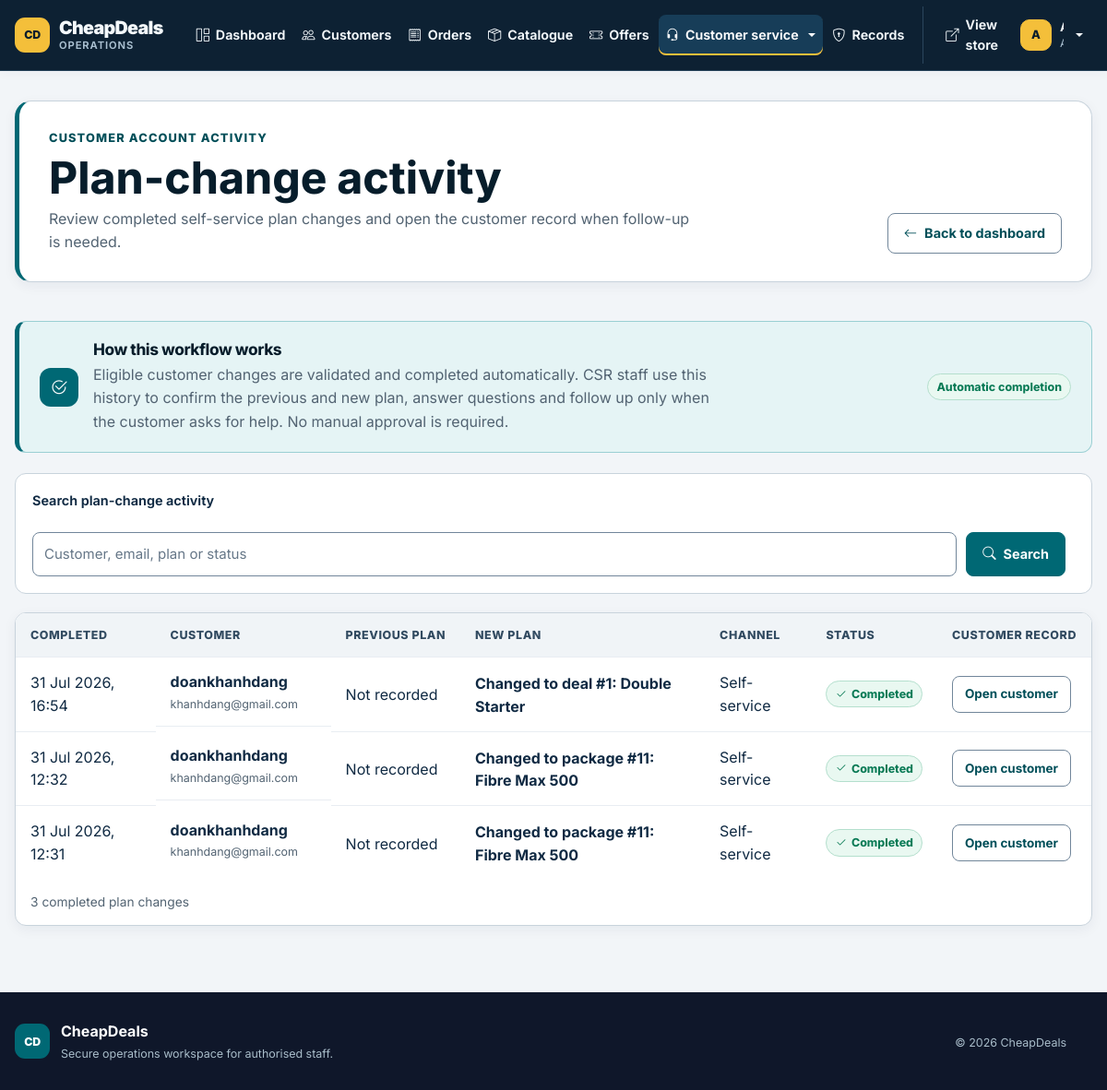
Screenshot of /COMP1807/cheapdeals/public/crm/subscription-changes (signed in) with the database file from the repository.
### tables this page shows
CREATE TABLE `audit_logs` (
  `id` int(11) NOT NULL,
  `actor_id` int(11) DEFAULT NULL,
  `event_type` varchar(80) NOT NULL,
  `entity_type` varchar(40) NOT NULL,
  `entity_id` int(11) DEFAULT NULL,
  `outcome` varchar(30) NOT NULL DEFAULT 'Success',
  `details` varchar(255) DEFAULT NULL,
  `created_at` timestamp NOT NULL DEFAULT current_timestamp()
);

CREATE TABLE `users` (
  `id` int(11) NOT NULL,
  `full_name` varchar(100) NOT NULL,
  `email` varchar(100) NOT NULL,
  `password` varchar(255) NOT NULL,
  `phone` varchar(20) DEFAULT NULL,
  `address` text DEFAULT NULL,
  `credit_card` varchar(50) DEFAULT NULL,
  `role` enum('customer','csr','admin') DEFAULT 'customer',
  `created_at` timestamp NOT NULL DEFAULT current_timestamp(),
  `card_type` varchar(20) DEFAULT NULL,
  `card_expiry` varchar(5) DEFAULT NULL
);

### app/core/Controller.php (called while the page is built, shortened)
<?php
class Controller
{
    protected function view(string $view, array $data = []): void
    {
        extract($data);
        require APP_ROOT . '/views/layout/header.php';
        require APP_ROOT . '/views/layout/navbar.php';
        require APP_ROOT . '/views/' . $view . '.php';
        require APP_ROOT . '/views/layout/footer.php';
    }
}

### app/controllers/CRMController.php (called while the page is built, shortened)
<?php
class CRMController extends Controller
{
    public function subscriptionChanges(): void
    {
        $query = $this->input('q');
        $this->view('crm/subscription-changes', [
            'title' => 'Plan-change activity',
            'changes' => (new AuditLog($this->db))->subscriptionChanges(null, $query),
            'query' => $query,
        ]);
    }
}

### app/core/Router.php (called while the page is built, shortened)
<?php
class Router
{
    private array $routes = [];
    public function get(string $path, array $handler): void
    {
        $this->routes['GET'][$this->normalize($path)] = $handler;
    }
    public function post(string $path, array $handler): void
    {
        $this->routes['POST'][$this->normalize($path)] = $handler;
    }
    public function dispatch(): void
    {
        $path = $this->normalize((string) parse_url($_SERVER['REQUEST_URI'], PHP_URL_PATH));
        $base = $this->normalize(BASE_PATH);
        if ($base !== '/' && str_starts_with($path, $base)) {
            $path = $this->normalize(substr($path, strlen($base)));
        }
        $method = $_SERVER['REQUEST_METHOD'] ?? 'GET';
        $handler = $this->routes[$method][$path] ?? null;
        [$controller, $action] = $handler;
        (new $controller())->$action();
    }
    private function normalize(string $path): string
    {
        $path = '/' . trim($path, '/');
        return $path === '//' ? '/' : $path;
    }
}

### public/index.php (called while the page is built, shortened)
<?php
require_once __DIR__ . '/../app/config/config.php';
require_once APP_ROOT . '/core/Database.php';
require_once APP_ROOT . '/core/Controller.php';
require_once APP_ROOT . '/core/Router.php';
$router = new Router();
$router->get('/', [PackageController::class, 'index']);
$router->get('/packages', [PackageController::class, 'index']);
$router->get('/package', [PackageController::class, 'detail']);
$router->get('/combos', [DealController::class, 'index']);
$router->get('/combo', [DealController::class, 'detail']);
$router->get('/offers', [OfferController::class, 'index']);
$router->get('/enquiry', [EnquiryController::class, 'create']);
$router->post('/enquiry', [EnquiryController::class, 'store']);
$router->get('/messages', [CustomerController::class, 'messages']);
$router->get('/checkout', [OrderController::class, 'checkout']);
$router->post('/checkout', [OrderController::class, 'store']);
$router->get('/order/success', [OrderController::class, 'success']);
$router->post('/cart/add', [CartController::class, 'add']);
$router->post('/cart/add-deal', [CartController::class, 'addDeal']);
$router->post('/cart/update', [CartController::class, 'update']);
$router->post('/cart/remove', [CartController::class, 'remove']);
$router->get('/payment', [PaymentController::class, 'payment']);
$router->post('/payment', [PaymentController::class, 'store']);
$router->get('/login', [AuthController::class, 'login']);
$router->post('/login', [AuthController::class, 'authenticate']);
$router->get(
    '/forgot-password',
    [AuthController::class, 'forgotPassword']
);
$router->post(
    '/forgot-password/verify',
    [AuthController::class, 'verifyResetAccount']
);
$router->post(
    '/forgot-password/reset',
    [AuthController::class, 'resetPassword']
);
$router->get('/register', [AuthController::class, 'register']);
$router->post('/register', [AuthController::class, 'store']);
$router->get(
    '/register/success',
    [AuthController::class, 'registrationSuccess']
);
$router->get('/logout', [AuthController::class, 'logout']);
$router->post('/logout', [AuthController::class, 'logout']);
$router->get('/account', [CustomerController::class, 'account']);
$router->get('/bill', [CustomerController::class, 'bill']);
$router->get('/subscription', [CustomerController::class, 'subscription']);
$router->post('/subscription/update', [CustomerController::class, 'updateSubscription']);
$router->get('/profile', [CustomerController::class, 'profile']);
$router->post('/profile', [CustomerController::class, 'update']);
$router->post(
    '/profile/payment',
    [CustomerController::class, 'updatePayment']
);
$router->post(
    '/profile/password',
    [CustomerController::class, 'changePassword']
);
$router->get('/crm', [CRMController::class, 'dashboard']);
$router->get('/crm/packages', [CRMController::class, 'packages']);
$router->get('/crm/orders', [CRMController::class, 'orders']);
$router->get('/crm/subscription-changes', [CRMController::class, 'subscriptionChanges']);
$router->get('/crm/customers', [CRMController::class, 'customers']);
$router->post('/crm/customers/create', [CRMController::class, 'createCustomer']);
$router->get('/crm/customer', [CRMController::class, 'customerDetail']);
$router->get('/crm/records', [CRMController::class, 'records']);
$router->get('/crm/record', [CRMController::class, 'recordDetail']);
$router->get('/crm/telephone-order', [CRMController::class, 'telephoneOrder']);
$router->post('/crm/telephone-order/verify', [CRMController::class, 'verifyTelephoneCustomer']);
$router->post('/crm/telephone-order/create-customer', [CRMController::class, 'createTelephoneCustomer']);
$router->post('/crm/telephone-order/place', [CRMController::class, 'placeTelephoneOrder']);
$router->post('/crm/telephone-order/cancel', [CRMController::class, 'cancelTelephoneOrder']);
$router->get('/crm/enquiries', [CRMController::class, 'enquiries']);
$router->get('/crm/enquiries/customer', [CRMController::class, 'customerEnquiries']);
$router->post('/crm/enquiries/reply', [CRMController::class, 'replyEnquiry']);
$router->get('/crm/package/add', [CRMController::class, 'addPackage']);
$router->get('/crm/package/edit', [CRMController::class, 'editPackage']);
$router->post('/crm/package/save', [CRMController::class, 'savePackage']);
$router->post('/crm/package/delete', [CRMController::class, 'deletePackage']);
$router->post('/crm/package/reactivate', [CRMController::class, 'reactivatePackage']);
$router->get('/crm/offers', [AdminOfferController::class, 'index']);
$router->get('/crm/offer/add', [AdminOfferController::class, 'add']);
$router->get('/crm/offer/edit', [AdminOfferController::class, 'edit']);
$router->post('/crm/offer/save', [AdminOfferController::class, 'save']);
$router->post('/crm/offer/archive', [AdminOfferController::class, 'archive']);
$router->post('/crm/offer/reactivate', [AdminOfferController::class, 'reactivate']);
$router->post(
    '/profile/payment/add',
    [CustomerController::class, 'addPaymentMethod']
);
$router->post(
    '/profile/payment/verify',
    [CustomerController::class, 'verifyPaymentMethod']
);
$router->post(
    '/profile/payment/delete',
    [CustomerController::class, 'deletePaymentMethod']
);
$router->post(
    '/profile/payment/default',
    [CustomerController::class, 'setDefaultPaymentMethod']
);
$router->dispatch();

### app/config/config.php (called while the page is built, shortened)
<?php
function url(string $path = ''): string
{
    $path = '/' . ltrim($path, '/');
    return (BASE_PATH ?: '') . ($path === '/' ? '/' : $path);
}
function e(?string $value): string
{
    return htmlspecialchars((string) $value, ENT_QUOTES, 'UTF-8');
}

### app/models/AuditLog.php (called while the page is built, shortened)
<?php
class AuditLog
{
    public function subscriptionChanges(?int $customerId = null, string $query = ''): array
    {
        $sql = 'SELECT audit_logs.*, users.full_name AS customer_name,
                       users.email AS customer_email
                FROM audit_logs
                LEFT JOIN users ON users.id = audit_logs.actor_id
                WHERE audit_logs.event_type = ?';
        $params = ['subscription.updated'];
        $sql .= ' ORDER BY audit_logs.id DESC';
        $rows = array_map(function (array $row): array {
            $details = self::decodeDetails($row['details'] ?? null);
            return [
                'id' => (int) $row['id'],
                'customer_id' => (int) ($row['entity_id'] ?? $row['actor_id'] ?? 0),
                'customer_name' => $row['customer_name'] ?: 'Unknown customer',
                'customer_email' => $row['customer_email'] ?: '',
                'previous_name' => $details['previous_name'] ?? 'Not recorded',
                'previous_type' => $details['previous_type'] ?? '',
                'new_name' => $details['new_name'] ?? self::humanDetails($row['details'] ?? null),
                'new_type' => $details['new_type'] ?? '',
                'channel' => $details['channel'] ?? 'Self-service',
                'status' => $details['status'] ?? 'Completed',
                'created_at' => (string) $row['created_at'],
            ];
        }, $this->db->fetchAll($sql, $params));
        $query = strtolower(trim($query));
        if ($query === '') {
            return $rows;
        }
        return array_values(array_filter($rows, static function (array $row) use ($query): bool {
            return str_contains(strtolower(implode(' ', [
                $row['customer_name'],
                $row['customer_email'],
                $row['previous_name'],
                $row['new_name'],
                $row['channel'],
                $row['status'],
            ])), $query);
        }));
    }
    public static function decodeDetails(?string $details): array
    {
        $decoded = json_decode($details, true);
        return is_array($decoded) ? $decoded : [];
    }
    public static function humanDetails(?string $details): string
    {
        $decoded = self::decodeDetails($details);
        if (!$decoded) {
            return $details;
        }
        return implode(' · ', array_map(
            static fn (mixed $value): string => is_scalar($value) ? (string) $value : '',
            array_values($decoded)
        ));
    }
}

### app/core/Database.php (called while the page is built, shortened)
<?php
class Database
{
    private PDO $pdo;
    public function __construct()
    {
        $dsn = 'mysql:host=' . DB_HOST . ';dbname=' . DB_NAME . ';charset=utf8mb4';
        $this->pdo = new PDO($dsn, DB_USER, DB_PASS, [
            PDO::ATTR_ERRMODE => PDO::ERRMODE_EXCEPTION,
            PDO::ATTR_DEFAULT_FETCH_MODE => PDO::FETCH_ASSOC,
        ]);
    }
    public function fetchAll(string $sql, array $params = []): array
    {
        $stmt = $this->pdo->prepare($sql);
        $stmt->execute($params);
        return $stmt->fetchAll();
    }
    public function execute(string $sql, array $params = []): bool
    {
        $stmt = $this->pdo->prepare($sql);
        return $stmt->execute($params);
    }
}

### app/views/crm/subscription-changes.php (the view, shortened to what this page needs)
<section class="admin-hero">
    <div>
        <p class="eyebrow">Customer account activity</p>
        <h1>Plan-change activity</h1>
        <p>Review completed self-service plan changes and open the customer record when follow-up is needed.</p>
    </div>
    <a class="btn" href="<?= url('/crm') ?>"><i class="bi bi-arrow-left" aria-hidden="true"></i> Back to dashboard</a>
</section>
<section class="admin-section" aria-labelledby="plan-change-workflow-title">
    <div class="workflow-callout">
        <span class="workflow-callout-icon" aria-hidden="true"><i class="bi bi-check2-circle"></i></span>
        <div>
            <h2 id="plan-change-workflow-title">How this workflow works</h2>
            <p>Eligible customer changes are validated and completed automatically. CSR staff use this history to confirm the previous and new plan, answer questions and follow up only when the customer asks for help. No manual approval is required.</p>
        </div>
        <span class="status-pill is-success">Automatic completion</span>
    </div>
    <form class="activity-filter" method="get" action="<?= url('/crm/subscription-changes') ?>" role="search">
        <label for="plan-change-search">Search plan-change activity</label>
        <div>
            <input id="plan-change-search" name="q" value="<?= e($query ?? '') ?>" placeholder="Customer, email, plan or status">
            <button class="btn primary" type="submit"><i class="bi bi-search" aria-hidden="true"></i> Search</button>
        </div>
    </form>
    <?php if ($changes): ?>
        <div class="table-wrap plan-change-table">
            <table>
                <caption><?= count($changes) ?> completed plan change<?= count($changes) === 1 ? '' : 's' ?><?= ($query ?? '') !== '' ? ' matching your search' : '' ?></caption>
                <thead>
                    <tr>
                        <th scope="col">Completed</th>
                        <th scope="col">Customer</th>
                        <th scope="col">Previous plan</th>
                        <th scope="col">New plan</th>
                        <th scope="col">Channel</th>
                        <th scope="col">Status</th>
                        <th scope="col">Customer record</th>
                    </tr>
                </thead>
                <tbody>
                    <?php foreach ($changes as $change): ?>
                        <tr>
                            <td><time datetime="<?= e($change['created_at']) ?>"><?= e(date('d M Y, H:i', strtotime($change['created_at']))) ?></time></td>
                            <td>
                                <strong><?= e($change['customer_name']) ?></strong>
                                <?php if ($change['customer_email'] !== ''): ?><small><?= e($change['customer_email']) ?></small><?php endif; ?>
                            </td>
                            <td><span class="plan-name-cell"><small><?= e($change['previous_type']) ?></small><?= e($change['previous_name']) ?></span></td>
                            <td><span class="plan-name-cell"><small><?= e($change['new_type']) ?></small><strong><?= e($change['new_name']) ?></strong></span></td>
                            <td><?= e($change['channel']) ?></td>
                            <td><span class="status-pill is-success"><i class="bi bi-check2" aria-hidden="true"></i> <?= e($change['status']) ?></span></td>
                            <td><a class="btn small" href="<?= url('/crm/customer?id=' . (int) $change['customer_id']) ?>">Open customer</a></td>
                        </tr>
                    <?php endforeach; ?>
                </tbody>
            </table>
        </div>
    <?php endif; ?>
</section>

### rows the page displays
audit_logs: created_at "31 Jul 2026, 16:54", actor.full_name "doankhanhdang", actor.email "khanhdang@gmail.com", previous_name "Not recorded", details "Changed to deal #1: Double Starter", channel "Self-service", status "Completed"
audit_logs: created_at "31 Jul 2026, 12:32", actor.full_name "doankhanhdang", actor.email "khanhdang@gmail.com", previous_name "Not recorded", details "Changed to package #11: Fibre Max 500", channel "Self-service", status "Completed"
audit_logs: created_at "31 Jul 2026, 12:31", actor.full_name "doankhanhdang", actor.email "khanhdang@gmail.com", previous_name "Not recorded", details "Changed to package #11: Fibre Max 500", channel "Self-service", status "Completed"

### other values shown
substr((string) ($navCustomer['full_name'] ?? 'S'), 0, 1) "A"
count($changes) "3"
